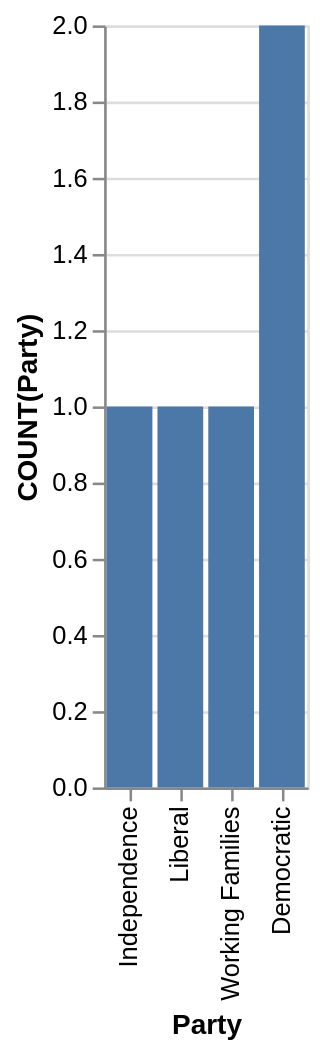

Vega-Lite specification stored for this chart:
### Vega-Lite specification from a JSON file in a GitHub repository (floating-point values rounded to 4 significant figures)
{"data": {"values": [{"x_data": "Independence", "y_data": 1}, {"x_data": "Liberal", "y_data": 1}, {"x_data": "Working Families", "y_data": 1}, {"x_data": "Democratic", "y_data": 2}]}, "mark": "bar", "encoding": {"x": {"field": "x_data", "type": "nominal", "title": "Party", "sort": {"op": "sum", "field": "y_data", "order": "ascending"}}, "y": {"field": "y_data", "type": "quantitative", "title": "COUNT(Party)"}}}
